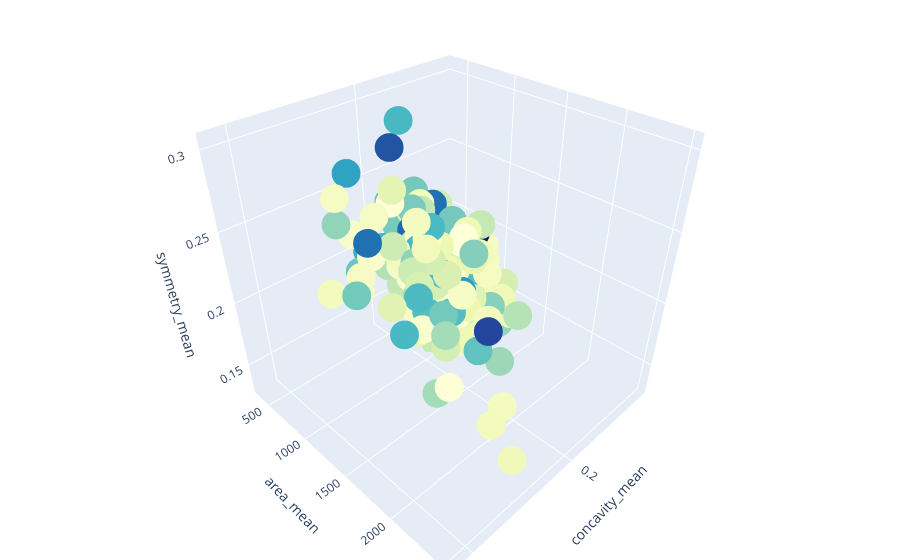

Notebook code cell kept with this figure:
### Markdown cell above
No gráfico abaixo pretendemos estudar algumas interações a partir de gráficos tridimensionais.

- No primeiro, indivíduos com tumores malignos:
* Eixo X nos indicará a concavidade média
* Eixo Y a média da área
* Eixo Z teremos a simetria

- No segundo, indivíduos saudáveis

### Code cell
import plotly.graph_objs as go
import plotly.offline as py
from plotly.offline import init_notebook_mode, iplot

grph_1 = go.Scatter3d(
    x = bcdf[bcdf['diagnosis']==1].concavity_mean,
    y = bcdf[bcdf['diagnosis']==1].area_mean,
    z = bcdf[bcdf['diagnosis']==1].symmetry_mean,
    mode = 'markers',
    marker = dict(
         size = 10,
         color = mean_val_1['concavity_mean'],
         colorscale = 'YlGnBu'
    )
)

graph0 = [grph_1]

layout = go.Layout(margin=dict( l=0, r=0, b=0, t=0 ), scene = dict(
            xaxis = dict(title  = 'concavity_mean'),
            yaxis = dict(title  = 'area_mean'),
            zaxis = dict(title  = 'symmetry_mean')
        )
    
)
fig = go.Figure(data = graph0, layout=layout)
py.iplot(fig)

### Figure 1 — Plotly figure (JSON) as saved in the notebook; plotly's stock layout.template omitted (floating-point values rounded to 4 significant figures; data arrays with more than 128 entries replaced by an {"elided": "..."} marker saying what was removed)
{"data": [{"marker": {"color": {"elided": "569 float values"}, "colorscale": [[0, "rgb(255,255,217)"], [0.125, "rgb(237,248,177)"], [0.25, "rgb(199,233,180)"], [0.375, "rgb(127,205,187)"], [0.5, "rgb(65,182,196)"], [0.625, "rgb(29,145,192)"], [0.75, "rgb(34,94,168)"], [0.875, "rgb(37,52,148)"], [1, "rgb(8,29,88)"]], "size": 10}, "mode": "markers", "type": "scatter3d", "x": {"elided": "212 float values"}, "y": {"elided": "212 float values"}, "z": {"elided": "212 float values"}}], "layout": {"margin": {"b": 0, "l": 0, "r": 0, "t": 0}, "scene": {"xaxis": {"title": {"text": "concavity_mean"}}, "yaxis": {"title": {"text": "area_mean"}}, "zaxis": {"title": {"text": "symmetry_mean"}}}}}
